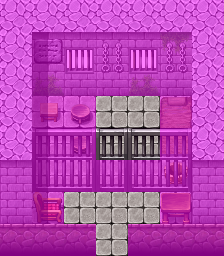

Tiled map render using the project's own tile images. Description and the map definition, with tile-layer contents summarised, below:
An orthogonal 7x8 tile map with 32x32 px tiles, 4 tile layers (Ground, Objects, Above, Walkable), 15 tilesets and 3 objects (2x spawn, mapchange).

<map version="1.0" orientation="orthogonal" width="7" height="8" tilewidth="32" tileheight="32">
    <tileset firstgid="1" name="map_12" tilewidth="32" tileheight="32">
        <image source="../drawable/map_12.png" />
    </tileset>
    <tileset firstgid="65" name="map_7" tilewidth="32" tileheight="32">
        <image source="../drawable/map_7.png" />
    </tileset>
    <tileset firstgid="129" name="map_5" tilewidth="32" tileheight="32">
        <image source="../drawable/map_5.png" />
    </tileset>
    <tileset firstgid="193" name="map_20" tilewidth="32" tileheight="32">
        <image source="../drawable/map_20.png" />
    </tileset>
    <tileset firstgid="257" name="map_16" tilewidth="32" tileheight="32">
        <image source="../drawable/map_16.png" />
    </tileset>
    <tileset firstgid="321" name="map_3" tilewidth="32" tileheight="32">
        <image source="../drawable/map_3.png" />
    </tileset>
    <tileset firstgid="385" name="map_10" tilewidth="32" tileheight="32">
        <image source="../drawable/map_10.png" />
    </tileset>
    <tileset firstgid="449" name="map_11" tilewidth="32" tileheight="32">
        <image source="../drawable/map_11.png" />
    </tileset>
    <tileset firstgid="513" name="map_24" tilewidth="32" tileheight="32">
        <image source="../drawable/map_24.png" />
    </tileset>
    <tileset firstgid="577" name="map_22" tilewidth="32" tileheight="32">
        <image source="../drawable/map_22.png" />
    </tileset>
    <tileset firstgid="641" name="map_8" tilewidth="32" tileheight="32">
        <image source="../drawable/map_8.png" />
    </tileset>
    <tileset firstgid="705" name="map_15" tilewidth="32" tileheight="32">
        <image source="../drawable/map_15.png" />
    </tileset>
    <tileset firstgid="769" name="map_1" tilewidth="32" tileheight="32">
        <image source="../drawable/map_1.png" />
    </tileset>
    <tileset firstgid="833" name="map_0" tilewidth="32" tileheight="32">
        <image source="../drawable/map_0.png" />
    </tileset>
    <tileset firstgid="897" name="map_2" tilewidth="32" tileheight="32">
        <image source="../drawable/map_2.png" />
    </tileset>
    <layer name="Ground" width="7" height="8">
        <data>[56 cells, 56 non-empty, 5 distinct tile ids]</data>
    </layer>
    <layer name="Objects" width="7" height="8">
        <data>[56 cells, 23 non-empty, 18 distinct tile ids]</data>
    </layer>
    <layer name="Above" width="7" height="8">
        <data>[56 cells, 13 non-empty, 7 distinct tile ids]</data>
    </layer>
    <layer name="Walkable" width="7" height="8">
        <data>[56 cells, 48 non-empty, 1 distinct tile ids]</data>
    </layer>
    <objectgroup name="Mapevents">
        <object name="entrance" type="mapchange" x="96" y="224" width="32" height="32">
            <properties>
                <property name="map" value="brimhaven2" />
                <property name="place" value="prison" />
            </properties>
        </object>
    </objectgroup>
    <objectgroup name="Spawn">
        <object name="guard" type="spawn" x="32" y="192" width="160" height="32">
            <properties>
                <property name="spawngroup" value="brv_prison_guard" />
            </properties>
        </object>
        <object name="brv_prisoner" type="spawn" x="96" y="96" width="64" height="64">
            <properties>
                <property name="active" value="false" />
                <property name="spawngroup" value="brv_villager3" />
            </properties>
        </object>
    </objectgroup>
    <objectgroup name="Keys" />
    <objectgroup name="Replace" />
</map>
